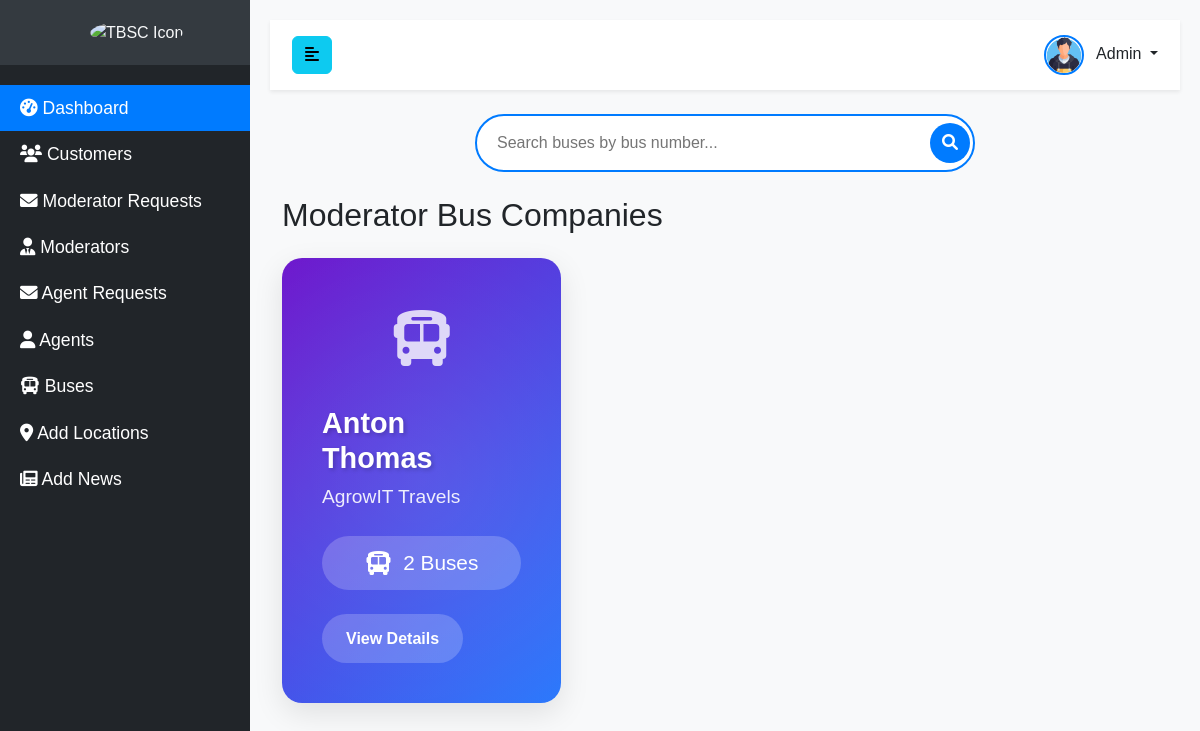
The app's page /admin_bus_bookings/ (signed in), older data.
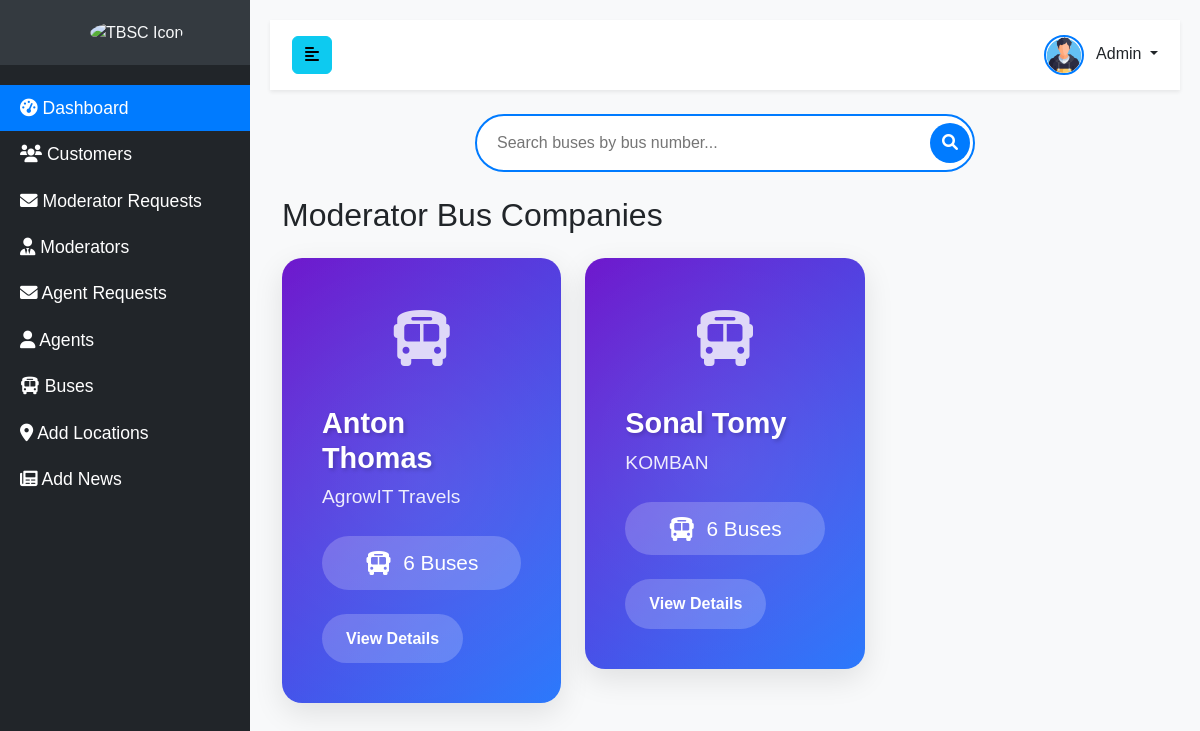
The same page, newer data.
### home/models.py (models this page shows, shortened)
class Moderator(models.Model):
    USER_TYPE_CHOICES = [
        ('moderator', 'Moderator'),
    ]
    STATUS_CHOICES = [
        ('Pending', 'Pending'),
        ('Approved', 'Approved'),
        ('Rejected', 'Rejected'),
    ]
    moderator_id = models.AutoField(primary_key=True)
    user = models.OneToOneField(Users, on_delete=models.CASCADE)
    first_name = models.CharField(max_length=50)
    last_name = models.CharField(max_length=50)
    mobile = models.CharField(max_length=20, null=True, blank=True)
    email = models.EmailField(verbose_name="email address", max_length=255, unique=True)
    password = models.CharField(max_length=128)
    cv_file = models.FileField(upload_to='media/', null=True, blank=True)  # Use media directory
    gst = models.CharField(max_length=15, null=True, blank=True)
    pan = models.CharField(max_length=10, null=True, blank=True)
    pan_name = models.CharField(max_length=100, null=True, blank=True)
    aadhar = models.CharField(max_length=12, null=True, blank=True)
    company = models.CharField(max_length=100, null=True, blank=True)
    city = models.CharField(max_length=100, null=True, blank=True)
    user_type = models.CharField(max_length=10, choices=USER_TYPE_CHOICES)
    status = models.CharField(max_length=10, choices=STATUS_CHOICES, default='Pending')
    district = models.CharField(max_length=100, blank=True, null=True)
    address = models.TextField(blank=True, null=True)
    profile_image = models.ImageField(upload_to='moderator_profiles/', blank=True, null=True)

### home/views/views3.py (the view)
# urls.py: path('admin_bus_bookings/', views3.admin_bus_bookings, name='admin_bus_bookings'),
@login_required
def admin_bus_bookings(request):
    moderators = Moderator.objects.all()
    moderator_data = []
    for moderator in moderators:
        bus_count = Bus.objects.filter(moderator_id=moderator).count()
        moderator_data.append({
            'moderator_id': moderator.moderator_id,
            'name': f"{moderator.first_name} {moderator.last_name}",
            'company_name': moderator.company,
            'bus_count': bus_count
        })
    context = {
        'moderator_data': moderator_data
    }
    return render(request, 'admin_bus_bookings.html', context)

### templates/admin_bus_bookings.html (shortened to what this page needs)
{% load static %}
<!DOCTYPE html>
<html lang="en">
<head>
    <link href="https://cdn.jsdelivr.net/npm/bootstrap@5.3.0-alpha1/dist/css/bootstrap.min.css" rel="stylesheet">
    <link href="https://cdnjs.cloudflare.com/ajax/libs/font-awesome/6.0.0-beta3/css/all.min.css" rel="stylesheet">
    <link rel="stylesheet" href="https://cdnjs.cloudflare.com/ajax/libs/animate.css/4.1.1/animate.min.css">
</head>
<body class="bg-light">
    <div class="d-flex">
            <nav id="sidebar" class="bg-dark text-light">
                <div class="sidebar-header">
                    <img src="{% static 'images/bus.gif' %}" alt="TBSC Icon" class="rounded-circle" style="width: 40px; height: 40px; margin-left: 70px;">
                </div>
                <ul class="list-unstyled components">
                    <li class="active">
                        <a href="{% url 'admin1' %}"><i class="fas fa-tachometer-alt"></i> Dashboard</a>
                    </li>
                    <li>
                        <a href="{% url 'customer_details' %}"><i class="fas fa-users"></i> Customers</a>
                    </li>
                    <li>
                        <a href="{% url 'mod_req_details' %}"><i class="fas fa-envelope"></i> Moderator Requests</a>
                    </li>
                    <li>
                        <a href="{% url 'moderator_details' %}"><i class="fas fa-user-tie"></i> Moderators</a>
                    </li>
                    <li>
                        <a href="{% url 'agent_requests' %}"><i class="fas fa-envelope"></i> Agent Requests</a>
                    </li>
                    <li>
                        <a href="{% url 'agent_details' %}"><i class="fas fa-user"></i> Agents</a>
                    </li>
                    <li>
                        <a href="{% url 'bus_details' %}"><i class="fas fa-bus"></i> Buses</a>
                    </li>
                    <li>
                        <a href="{% url 'add_locations' %}"><i class="fas fa-map-marker-alt"></i> Add Locations</a>
                    </li>
                    <li>
                        <a href="{% url 'admin_add_news' %}"><i class="fas fa-newspaper"></i> Add News</a>
                    </li>
                </ul>
            </nav>
        <div id="content" class="flex-grow-1">
            <nav class="navbar navbar-expand-lg navbar-light bg-white shadow-sm">
                <div class="container-fluid">
                    <button type="button" id="sidebarCollapse" class="btn btn-info">
                        <i class="fas fa-align-left"></i>
                    </button>
                    <div class="d-flex align-items-center">
                        <div class="dropdown">
                            <a class="nav-link dropdown-toggle" href="#" role="button" id="dropdownMenuLink" data-bs-toggle="dropdown" aria-expanded="false">
                                <img src="{% static 'images/boy.png' %}" alt="User" class="rounded-circle" style="width: 40px; height: 40px; border: 2px solid #007bff;">
                                <span class="ms-2">Admin</span>
                            </a>
                        </div>
                    </div>
                </div>
            </nav>
            <div class="container mt-4 mb-4">
                <div class="search-container">
                    <input type="text" id="busSearch" class="search-input" placeholder="Search buses by bus number...">
                    <button class="search-btn">
                        <i class="fas fa-search"></i>
                    </button>
                </div>
            </div>
            <div class="container mt-4">
                <h2 class="mb-4">Moderator Bus Companies</h2>
                <div class="row">
                    {% for moderator in moderator_data %}
                    <div class="col-md-4 mb-4">
                        <div class="card moderator-card" data-moderator-id="{{ moderator.moderator_id }}">
                            <div class="card-body">
                                <div class="company-icon">
                                    <i class="fas fa-bus"></i>
                                </div>
                                <h5 class="card-title">{{ moderator.name }}</h5>
                                <p class="card-text company-name">{{ moderator.company_name }}</p>
                                <p class="card-text bus-count"><i class="fas fa-bus"></i> {{ moderator.bus_count }} Buses</p>
                                <button class="btn btn-view-details" onclick="showModeratorDetails({{ moderator.moderator_id }})">View Details</button>
                            </div>
                        </div>
                    </div>
                    {% endfor %}
                </div>
            </div>
        </div>
    </div>
</body>
</html>

### templates/admin_bus_bookings.html (style rules this page uses)
body { font-family: 'Poppins', sans-serif; background-color: #f8f9fa; }
#sidebar { min-width: 250px; max-width: 250px; min-height: 100vh; transition: all 0.3s; }
#sidebar .sidebar-header { padding: 20px; background: #343a40; }
#sidebar ul.components { padding: 20px 0; }
#sidebar ul li a { padding: 10px 20px; font-size: 1.1em; display: block; color: #fff; text-decoration: none; }
#sidebar ul li.active > a { background: #007bff; }
#content { width: 100%; padding: 20px; transition: all 0.3s; }
.navbar { padding: 15px 10px; background: #fff; border: none; border-radius: 0; box-shadow: 0 2px 5px 0 rgba(0,0,0,0.16); }
.card { border: none; border-radius: 15px; box-shadow: 0 4px 20px rgba(0,0,0,0.1); overflow: hidden; }
.search-container { position: relative; max-width: 500px; margin: 0 auto; }
.search-input { width: 100%; padding: 15px 50px 15px 20px; border-radius: 30px; border: 2px solid #007bff; font-size: 16px; outline: none; transition: all 0.3s ease; }
.search-btn { position: absolute; right: 5px; top: 50%; transform: translateY(-50%); background-color: #007bff; color: white; border: none; border-radius: 50%; width: 40px; height: 40px; cursor: pointer; transition: all 0.3s ease; }
.moderator-card { transition: all 0.3s ease; border: none; border-radius: 20px; overflow: hidden; box-shadow: 0 10px 30px rgba(0,0,0,0.1); cursor: pointer; background: linear-gradient(135deg, #6a11cb 0%, #2575fc 100%); position: relative; }
.moderator-card .card-body { padding: 2.5rem; color: white; z-index: 1; position: relative; }
.moderator-card::before { content: ''; position: absolute; top: -50%; left: -50%; width: 200%; height: 200%; background: radial-gradient(circle, rgba(255,255,255,0.1) 0%, rgba(255,255,255,0) 70%); transform: rotate(30deg); transition: all 0.5s ease; }
.moderator-card .company-icon { font-size: 3.5rem; margin-bottom: 1.5rem; text-align: center; opacity: 0.8; }
.moderator-card .card-title { font-size: 1.8rem; font-weight: bold; margin-bottom: 0.5rem; text-shadow: 2px 2px 4px rgba(0,0,0,0.2); }
.moderator-card .company-name { font-size: 1.2rem; opacity: 0.9; margin-bottom: 1.5rem; }
.moderator-card .bus-count { font-size: 1.3rem; display: flex; align-items: center; justify-content: center; background-color: rgba(255,255,255,0.2); padding: 0.7rem; border-radius: 50px; margin-bottom: 1.5rem; }
.moderator-card .bus-count i { margin-right: 0.7rem; font-size: 1.5rem; }
.moderator-card .btn-view-details { background-color: rgba(255,255,255,0.2); color: white; border: none; padding: 0.8rem 1.5rem; border-radius: 50px; font-weight: bold; transition: all 0.3s ease; }
.moderator-card { animation: fadeInUp 0.6s ease-out forwards; animation-delay: calc(var(--animation-order) * 0.1s); opacity: 0; }
.row > div:nth-child(1) .moderator-card { --animation-order: 1; }
.row > div:nth-child(2) .moderator-card { --animation-order: 2; }

Row changes from the older to the newer data that the page shows:
changed Moderator "Anton Thomas": bus_count "2" → "6"
added Moderator: name "Sonal Tomy", company_name "KOMBAN", bus_count "6"
